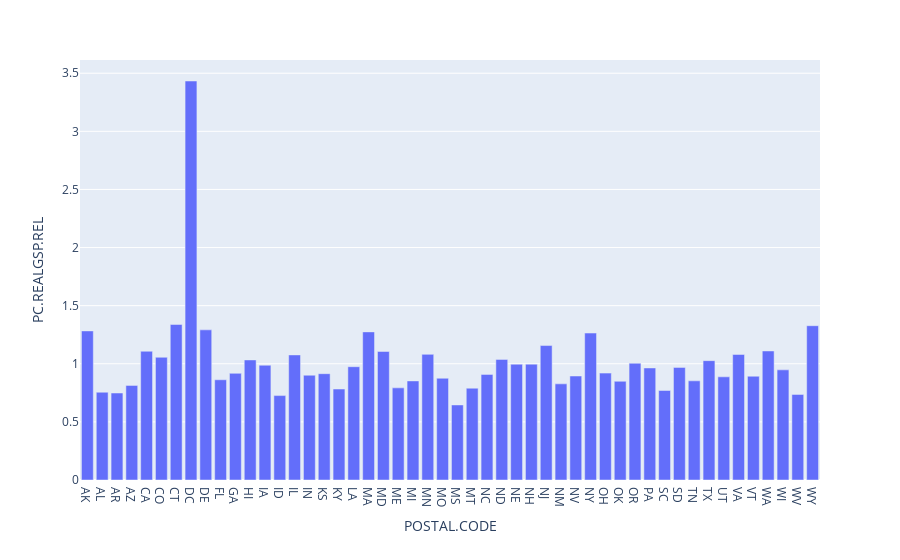

Source (notebook cell):
### Markdown cell above
Distribution of the proportion of gdp each state is responsible for in the US. This value might have some correlation with number of outages or outage response time, so I want to understand how it works before I start my analysis.

### Code cell
px.bar(formated_data.groupby('POSTAL.CODE').mean().reset_index(), x='POSTAL.CODE', y='PC.REALGSP.REL')

### Figure 1 — Plotly figure (JSON) as saved in the notebook; plotly's stock layout.template omitted (floating-point values rounded to 4 significant figures)
{"data": [{"alignmentgroup": "True", "hovertemplate": "POSTAL.CODE=%{x}<br>PC.REALGSP.REL=%{y}<extra></extra>", "legendgroup": "", "marker": {"color": "#636efa", "pattern": {"shape": ""}}, "name": "", "offsetgroup": "", "orientation": "v", "showlegend": false, "textposition": "auto", "type": "bar", "x": ["AK", "AL", "AR", "AZ", "CA", "CO", "CT", "DC", "DE", "FL", "GA", "HI", "IA", "ID", "IL", "IN", "KS", "KY", "LA", "MA", "MD", "ME", "MI", "MN", "MO", "MS", "MT", "NC", "ND", "NE", "NH", "NJ", "NM", "NV", "NY", "OH", "OK", "OR", "PA", "SC", "SD", "TN", "TX", "UT", "VA", "VT", "WA", "WI", "WV", "WY"], "xaxis": "x", "y": [1.283, 0.7553, 0.7486, 0.814, 1.108, 1.056, 1.338, 3.433, 1.292, 0.8624, 0.9178, 1.033, 0.9876, 0.7264, 1.076, 0.9014, 0.9148, 0.7829, 0.9748, 1.275, 1.106, 0.7927, 0.8526, 1.081, 0.8754, 0.6458, 0.79, 0.9087, 1.038, 0.9965, 0.997, 1.157, 0.8273, 0.8949, 1.264, 0.9197, 0.8493, 1.004, 0.9641, 0.7701, 0.9689, 0.8532, 1.027, 0.8876, 1.08, 0.893, 1.11, 0.9476, 0.7364, 1.328], "yaxis": "y"}], "layout": {"barmode": "relative", "legend": {"tracegroupgap": 0}, "margin": {"t": 60}, "xaxis": {"anchor": "y", "domain": [0, 1], "title": {"text": "POSTAL.CODE"}}, "yaxis": {"anchor": "x", "domain": [0, 1], "title": {"text": "PC.REALGSP.REL"}}}}
